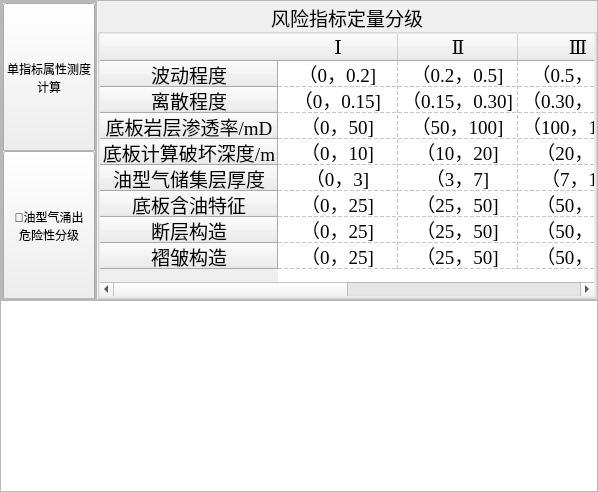
                  <widget class="QWidget" name="risk">
                   <layout class="QVBoxLayout" name="verticalLayout_37">
                    <property name="spacing">
                     <number>0</number>
                    </property>
                    <property name="leftMargin">
                     <number>0</number>
                    </property>
                    <property name="topMargin">
                     <number>0</number>
                    </property>
                    <property name="rightMargin">
                     <number>0</number>
                    </property>
                    <property name="bottomMargin">
                     <number>0</number>
                    </property>
                    <item>
                     <widget class="QFrame" name="risk_up">
                      <property name="minimumSize">
                       <size>
                        <width>0</width>
                        <height>300</height>
                       </size>
                      </property>
                      <property name="maximumSize">
                       <size>
                        <width>16777215</width>
                        <height>300</height>
                       </size>
                      </property>
                      <property name="frameShape">
                       <enum>QFrame::StyledPanel</enum>
                      </property>
                      <property name="frameShadow">
                       <enum>QFrame::Raised</enum>
                      </property>
                      <layout class="QHBoxLayout" name="horizontalLayout_23">
                       <property name="spacing">
                        <number>0</number>
                       </property>
                       <property name="leftMargin">
                        <number>0</number>
                       </property>
                       <property name="topMargin">
                        <number>0</number>
                       </property>
                       <property name="rightMargin">
                        <number>0</number>
                       </property>
                       <property name="bottomMargin">
                        <number>0</number>
                       </property>
                       <item>
                        <widget class="QFrame" name="risk_btn">
                         <property name="frameShape">
                          <enum>QFrame::StyledPanel</enum>
                         </property>
                         <property name="frameShadow">
                          <enum>QFrame::Raised</enum>
                         </property>
                         <layout class="QVBoxLayout" name="verticalLayout_36">
                          <property name="spacing">
                           <number>0</number>
                          </property>
                          <property name="leftMargin">
                           <number>0</number>
                          </property>
                          <property name="topMargin">
                           <number>0</number>
                          </property>
                          <property name="rightMargin">
                           <number>0</number>
                          </property>
                          <property name="bottomMargin">
                           <number>0</number>
                          </property>
                          <item>
                           <widget class="QFrame" name="Single">
                            <property name="frameShape">
                             <enum>QFrame::StyledPanel</enum>
                            </property>
                            <property name="frameShadow">
                             <enum>QFrame::Raised</enum>
                            </property>
                            <layout class="QVBoxLayout" name="verticalLayout_39">
                             <property name="spacing">
                              <number>0</number>
                             </property>
                             <property name="leftMargin">
                              <number>0</number>
                             </property>
                             <property name="topMargin">
                              <number>0</number>
                             </property>
                             <property name="rightMargin">
                              <number>0</number>
                             </property>
                             <property name="bottomMargin">
                              <number>0</number>
                             </property>
                             <item>
                              <widget class="QPushButton" name="btn_single">
                               <property name="enabled">
                                <bool>true</bool>
                               </property>
                               <property name="minimumSize">
                                <size>
                                 <width>0</width>
                                 <height>150</height>
                                </size>
                               </property>
                               <property name="text">
                                <string>单指标属性测度
计算</string>
                               </property>
                              </widget>
                             </item>
                            </layout>
                           </widget>
                          </item>
                          <item>
                           <widget class="QFrame" name="Final">
                            <property name="maximumSize">
                             <size>
                              <width>16777215</width>
                              <height>16777215</height>
                             </size>
                            </property>
                            <property name="frameShape">
                             <enum>QFrame::StyledPanel</enum>
                            </property>
                            <property name="frameShadow">
                             <enum>QFrame::Raised</enum>
                            </property>
                            <layout class="QVBoxLayout" name="verticalLayout_38">
                             <property name="spacing">
                              <number>0</number>
                             </property>
                             <property name="leftMargin">
                              <number>0</number>
                             </property>
                             <property name="topMargin">
                              <number>0</number>
                             </property>
                             <property name="rightMargin">
                              <number>0</number>
                             </property>
                             <property name="bottomMargin">
                              <number>0</number>
                             </property>
                             <item>
                              <widget class="QPushButton" name="btn_final">
                               <property name="minimumSize">
                                <size>
                                 <width>0</width>
                                 <height>150</height>
                                </size>
                               </property>
                               <property name="text">
                                <string>🔶油型气涌出
危险性分级</string>
                               </property>
                              </widget>
                             </item>
                            </layout>
                           </widget>
                          </item>
                         </layout>
                        </widget>
                       </item>
                       <item>
                        <widget class="QGroupBox" name="level_risk">
                         <property name="minimumSize">
                          <size>
                           <width>0</width>
                           <height>285</height>
                          </size>
                         </property>
                         <property name="maximumSize">
                          <size>
                           <width>16777215</width>
                           <height>16777215</height>
                          </size>
                         </property>
                         <property name="font">
                          <font>
                           <family>宋体</family>
                           <pointsize>14</pointsize>
                           <italic>false</italic>
                           <bold>false</bold>
                          </font>
                         </property>
                         <property name="title">
                          <string>风险指标定量分级</string>
                         </property>
                         <property name="alignment">
                          <set>Qt::AlignCenter</set>
                         </property>
                         <layout class="QVBoxLayout" name="verticalLayout_34">
                          <property name="spacing">
                           <number>0</number>
                          </property>
                          <property name="leftMargin">
                           <number>0</number>
                          </property>
                          <property name="topMargin">
                           <number>0</number>
                          </property>
                          <property name="rightMargin">
                           <number>0</number>
                          </property>
                          <property name="bottomMargin">
                           <number>0</number>
                          </property>
                          <item>
                           <widget class="QTableWidget" name="tableWidget_4">
                            <property name="minimumSize">
                             <size>
                              <width>0</width>
                              <height>0</height>
                             </size>
                            </property>
                            <property name="sizeIncrement">
                             <size>
                              <width>0</width>
                              <height>0</height>
                             </size>
                            </property>
                            <property name="baseSize">
                             <size>
                              <width>0</width>
                              <height>0</height>
                             </size>
                            </property>
                            <property name="font">
                             <font>
                              <family>Times New Roman</family>
                              <pointsize>14</pointsize>
                              <italic>false</italic>
                              <bold>false</bold>
                             </font>
                            </property>
                            <property name="cursor" stdset="0">
                             <cursorShape>PointingHandCursor</cursorShape>
                            </property>
                            <property name="frameShape">
                             <enum>QFrame::NoFrame</enum>
                            </property>
                            <property name="verticalScrollBarPolicy">
                             <enum>Qt::ScrollBarAsNeeded</enum>
                            </property>
                            <property name="sizeAdjustPolicy">
                             <enum>QAbstractScrollArea::AdjustToContents</enum>
                            </property>
                            <property name="selectionBehavior">
                             <enum>QAbstractItemView::SelectRows</enum>
                            </property>
                            <property name="gridStyle">
                             <enum>Qt::DashLine</enum>
                            </property>
                            <property name="sortingEnabled">
                             <bool>false</bool>
                            </property>
                            <attribute name="horizontalHeaderVisible">
                             <bool>true</bool>
                            </attribute>
                            <attribute name="horizontalHeaderCascadingSectionResizes">
                             <bool>true</bool>
                            </attribute>
                            <attribute name="horizontalHeaderMinimumSectionSize">
                             <number>50</number>
                            </attribute>
                            <attribute name="horizontalHeaderDefaultSectionSize">
                             <number>120</number>
                            </attribute>
                            <attribute name="horizontalHeaderHighlightSections">
                             <bool>true</bool>
                            </attribute>
                            <attribute name="horizontalHeaderStretchLastSection">
                             <bool>false</bool>
                            </attribute>
                            <attribute name="verticalHeaderVisible">
                             <bool>true</bool>
                            </attribute>
                            <attribute name="verticalHeaderMinimumSectionSize">
                             <number>25</number>
                            </attribute>
                            <attribute name="verticalHeaderDefaultSectionSize">
                             <number>25</number>
                            </attribute>
                            <attribute name="verticalHeaderHighlightSections">
                             <bool>false</bool>
                            </attribute>
                            <attribute name="verticalHeaderShowSortIndicator" stdset="0">
                             <bool>false</bool>
                            </attribute>
                            <attribute name="verticalHeaderStretchLastSection">
                             <bool>false</bool>
                            </attribute>
                            <row>
                             <property name="text">
                              <string>波动程度</string>
                             </property>
                             <property name="textAlignment">
                              <set>AlignCenter</set>
                             </property>
                            </row>
                            <row>
                             <property name="text">
                              <string>离散程度</string>
                             </property>
                             <property name="textAlignment">
                              <set>AlignCenter</set>
                             </property>
                            </row>
                            <row>
                             <property name="text">
                              <string>底板岩层渗透率/mD</string>
                             </property>
                             <property name="textAlignment">
                              <set>AlignCenter</set>
                             </property>
                            </row>
                            <row>
                             <property name="text">
                              <string>底板计算破坏深度/m</string>
                             </property>
                             <property name="textAlignment">
                              <set>AlignCenter</set>
                             </property>
                            </row>
                            <row>
                             <property name="text">
                              <string>油型气储集层厚度</string>
                             </property>
                             <property name="textAlignment">
                              <set>AlignCenter</set>
                             </property>
                            </row>
                            <row>
                             <property name="text">
                              <string>底板含油特征</string>
                             </property>
                             <property name="textAlignment">
                              <set>AlignCenter</set>
                             </property>
                            </row>
                            <row>
                             <property name="text">
                              <string>断层构造</string>
                             </property>
                             <property name="textAlignment">
                              <set>AlignCenter</set>
                             </property>
                            </row>
                            <row>
                             <property name="text">
                              <string>褶皱构造</string>
                             </property>
                             <property name="textAlignment">
                              <set>AlignCenter</set>
                             </property>
                            </row>
                            <column>
                             <property name="text">
                              <string>Ⅰ</string>
                             </property>
                            </column>
                            <column>
                             <property name="text">
                              <string>Ⅱ</string>
                             </property>
                            </column>
                            <column>
                             <property name="text">
                              <string>Ⅲ</string>
                             </property>
                            </column>
                            <column>
                             <property name="text">
                              <string>Ⅳ</string>
                             </property>
                            </column>
                            <item row="0" column="0">
                             <property name="text">
                              <string>（0，0.2]</string>
                             </property>
                             <property name="font">
                              <font>
                               <family>Times New Roman</family>
                              </font>
                             </property>
                             <property name="textAlignment">
                              <set>AlignCenter</set>
                             </property>
                            </item>
                            <item row="0" column="1">
                             <property name="text">
                              <string>（0.2，0.5]</string>
                             </property>
                             <property name="font">
                              <font>
                               <family>Times New Roman</family>
                              </font>
                             </property>
                             <property name="textAlignment">
                              <set>AlignCenter</set>
                             </property>
                            </item>
                            <item row="0" column="2">
                             <property name="text">
                              <string>（0.5，0.8]</string>
                             </property>
                             <property name="font">
                              <font>
                               <family>Times New Roman</family>
                              </font>
                             </property>
                             <property name="textAlignment">
                              <set>AlignCenter</set>
                             </property>
                            </item>
                            <item row="0" column="3">
                             <property name="text">
                              <string>（0.8，1]</string>
                             </property>
                             <property name="font">
                              <font>
                               <family>Times New Roman</family>
                              </font>
                             </property>
                             <property name="textAlignment">
                              <set>AlignCenter</set>
                             </property>
                            </item>
                            <item row="1" column="0">
                             <property name="text">
                              <string>（0，0.15]</string>
                             </property>
                             <property name="textAlignment">
                              <set>AlignCenter</set>
                             </property>
                            </item>
                            <item row="1" column="1">
                             <property name="text">
                              <string>（0.15，0.30]</string>
                             </property>
                             <property name="textAlignment">
                              <set>AlignCenter</set>
                             </property>
                            </item>
                            <item row="1" column="2">
                             <property name="text">
                              <string>（0.30，0.40]</string>
                             </property>
                             <property name="textAlignment">
                              <set>AlignCenter</set>
                             </property>
                            </item>
                            <item row="1" column="3">
                             <property name="text">
                              <string>（0.40，0.50]</string>
                             </property>
                             <property name="textAlignment">
                              <set>AlignCenter</set>
                             </property>
                            </item>
                            <item row="2" column="0">
                             <property name="text">
                              <string>（0，50]</string>
                             </property>
                             <property name="textAlignment">
                              <set>AlignCenter</set>
                             </property>
                            </item>
                            <item row="2" column="1">
                             <property name="text">
                              <string>（50，100]</string>
                             </property>
                             <property name="textAlignment">
                              <set>AlignCenter</set>
                             </property>
                            </item>
                            <item row="2" column="2">
                             <property name="text">
                              <string>（100，1000]</string>
                             </property>
                             <property name="textAlignment">
                              <set>AlignCenter</set>
                             </property>
                            </item>
                            <item row="2" column="3">
                             <property name="text">
                              <string>（1000，+∞]</string>
                             </property>
                             <property name="textAlignment">
                              <set>AlignCenter</set>
                             </property>
                            </item>
                            <item row="3" column="0">
                             <property name="text">
                              <string>（0，10]</string>
                             </property>
                             <property name="textAlignment">
                              <set>AlignCenter</set>
                             </property>
                            </item>
                            <item row="3" column="1">
                             <property name="text">
                              <string>（10，20]</string>
                             </property>
                             <property name="textAlignment">
                              <set>AlignCenter</set>
                             </property>
                            </item>
                            <item row="3" column="2">
                             <property name="text">
                              <string>（20，30]</string>
                             </property>
                             <property name="textAlignment">
                              <set>AlignCenter</set>
                             </property>
                            </item>
                            <item row="3" column="3">
                             <property name="text">
                              <string>（30，+∞]</string>
                             </property>
                             <property name="textAlignment">
                              <set>AlignCenter</set>
                             </property>
                            </item>
                            <item row="4" column="0">
                             <property name="text">
                              <string>（0，3]</string>
                             </property>
                             <property name="textAlignment">
                              <set>AlignCenter</set>
                             </property>
                            </item>
                            <item row="4" column="1">
                             <property name="text">
                              <string>（3，7]</string>
                             </property>
                             <property name="textAlignment">
                              <set>AlignCenter</set>
                             </property>
                            </item>
                            <item row="4" column="2">
                             <property name="text">
                              <string>（7，10]</string>
                             </property>
                             <property name="textAlignment">
                              <set>AlignCenter</set>
                             </property>
                            </item>
                            <item row="4" column="3">
                             <property name="text">
                              <string>（10，+∞]</string>
                             </property>
                             <property name="textAlignment">
                              <set>AlignCenter</set>
                             </property>
                            </item>
                            <item row="5" column="0">
                             <property name="text">
                              <string>（0，25]</string>
                             </property>
                             <property name="textAlignment">
                              <set>AlignCenter</set>
                             </property>
                            </item>
                            <item row="5" column="1">
                             <property name="text">
                              <string>（25，50]</string>
                             </property>
                             <property name="textAlignment">
                              <set>AlignCenter</set>
                             </property>
                            </item>
                            <item row="5" column="2">
                             <property name="text">
                              <string>（50，75]</string>
                             </property>
                             <property name="textAlignment">
                              <set>AlignCenter</set>
                             </property>
                            </item>
                            <item row="5" column="3">
                             <property name="text">
                              <string>（75，100]</string>
                             </property>
                             <property name="textAlignment">
                              <set>AlignCenter</set>
                             </property>
                            </item>
                            <item row="6" column="0">
                             <property name="text">
                              <string>（0，25]</string>
                             </property>
                             <property name="textAlignment">
                              <set>AlignCenter</set>
                             </property>
                            </item>
                            <item row="6" column="1">
                             <property name="text">
                              <string>（25，50]</string>
                             </property>
                             <property name="textAlignment">
                              <set>AlignCenter</set>
                             </property>
                            </item>
                            <item row="6" column="2">
                             <property name="text">
                              <string>（50，75]</string>
                             </property>
                             <property name="textAlignment">
                              <set>AlignCenter</set>
                             </property>
                            </item>
                            <item row="6" column="3">
                             <property name="text">
                              <string>（75，100]</string>
                             </property>
                             <property name="textAlignment">
                              <set>AlignCenter</set>
                             </property>
                            </item>
                            <item row="7" column="0">
                             <property name="text">
                              <string>（0，25]</string>
                             </property>
                             <property name="textAlignment">
                              <set>AlignCenter</set>
                             </property>
                            </item>
                            <item row="7" column="1">
                             <property name="text">
                              <string>（25，50]</string>
                             </property>
                             <property name="textAlignment">
                              <set>AlignCenter</set>
                             </property>
                            </item>
                            <item row="7" column="2">
                             <property name="text">
                              <string>（50，75]</string>
                             </property>
                             <property name="textAlignment">
                              <set>AlignCenter</set>
                             </property>
                            </item>
                            <item row="7" column="3">
                             <property name="text">
                              <string>（75，100]</string>
                             </property>
                             <property name="textAlignment">
                              <set>AlignCenter</set>
                             </property>
                            </item>
                           </widget>
                          </item>
                         </layout>
                        </widget>
                       </item>
                      </layout>
                     </widget>
                    </item>
                    <item>
                     <widget class="QPlainTextEdit" name="plainTextEdit">
                      <property name="minimumSize">
                       <size>
                        <width>0</width>
                        <height>0</height>
                       </size>
                      </property>
                     </widget>
                    </item>
                   </layout>
                  </widget>
